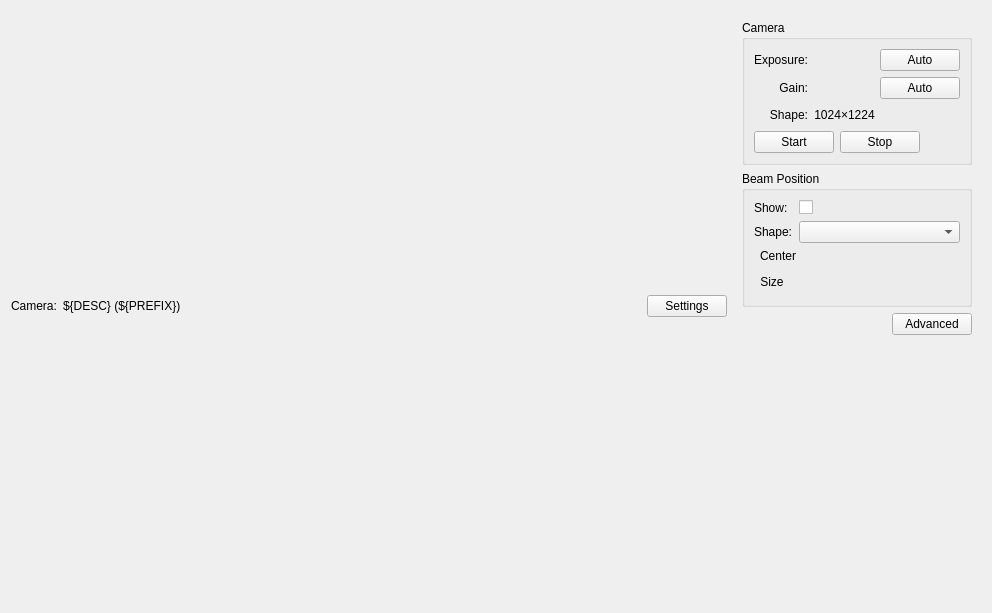
<?xml version="1.0" encoding="UTF-8"?>
<ui version="4.0">
 <class>Form</class>
 <widget class="QWidget" name="Form">
  <property name="geometry">
   <rect>
    <x>0</x>
    <y>0</y>
    <width>992</width>
    <height>613</height>
   </rect>
  </property>
  <property name="windowTitle">
   <string>${DESC}</string>
  </property>
  <layout class="QVBoxLayout" name="verticalLayout_3">
   <item>
    <layout class="QHBoxLayout" name="horizontalLayout" stretch="5,0">
     <item>
      <layout class="QVBoxLayout" name="left_column_layout" stretch="0">
       <item>
        <layout class="QHBoxLayout" name="horizontalLayout_2">
         <item>
          <widget class="PyDMLabel" name="PyDMLabel">
           <property name="sizePolicy">
            <sizepolicy hsizetype="Minimum" vsizetype="Preferred">
             <horstretch>0</horstretch>
             <verstretch>0</verstretch>
            </sizepolicy>
           </property>
           <property name="toolTip">
            <string/>
           </property>
           <property name="text">
            <string>Camera:</string>
           </property>
          </widget>
         </item>
         <item>
          <widget class="PyDMLabel" name="PyDMLabel_2">
           <property name="toolTip">
            <string/>
           </property>
           <property name="text">
            <string>${DESC} (${PREFIX})</string>
           </property>
          </widget>
         </item>
         <item>
          <spacer name="horizontalSpacer">
           <property name="orientation">
            <enum>Qt::Horizontal</enum>
           </property>
           <property name="sizeHint" stdset="0">
            <size>
             <width>40</width>
             <height>20</height>
            </size>
           </property>
          </spacer>
         </item>
         <item>
          <widget class="QPushButton" name="settings_button">
           <property name="text">
            <string>Settings</string>
           </property>
          </widget>
         </item>
        </layout>
       </item>
      </layout>
     </item>
     <item>
      <widget class="QFrame" name="controls_frame">
       <property name="enabled">
        <bool>true</bool>
       </property>
       <property name="frameShape">
        <enum>QFrame::NoFrame</enum>
       </property>
       <property name="frameShadow">
        <enum>QFrame::Raised</enum>
       </property>
       <layout class="QVBoxLayout" name="verticalLayout_7">
        <item>
         <widget class="QGroupBox" name="camera_group_box">
          <property name="title">
           <string>Camera</string>
          </property>
          <layout class="QVBoxLayout" name="verticalLayout_6">
           <item>
            <layout class="QGridLayout" name="gridLayout">
             <item row="4" column="0">
              <widget class="QLabel" name="label_8">
               <property name="text">
                <string>Shape:</string>
               </property>
               <property name="alignment">
                <set>Qt::AlignRight|Qt::AlignTrailing|Qt::AlignVCenter</set>
               </property>
              </widget>
             </item>
             <item row="4" column="1">
              <layout class="QHBoxLayout" name="horizontalLayout_5">
               <property name="spacing">
                <number>0</number>
               </property>
               <item>
                <widget class="PyDMLabel" name="PyDMLabel_5">
                 <property name="toolTip">
                  <string/>
                 </property>
                 <property name="text">
                  <string>1024</string>
                 </property>
                 <property name="alignment">
                  <set>Qt::AlignRight|Qt::AlignTrailing|Qt::AlignVCenter</set>
                 </property>
                 <property name="channel" stdset="0">
                  <string>oph://${CAMERA}_cam_array_size_y</string>
                 </property>
                </widget>
               </item>
               <item>
                <widget class="QLabel" name="label_7">
                 <property name="text">
                  <string>×</string>
                 </property>
                 <property name="alignment">
                  <set>Qt::AlignCenter</set>
                 </property>
                </widget>
               </item>
               <item>
                <widget class="PyDMLabel" name="PyDMLabel_3">
                 <property name="toolTip">
                  <string/>
                 </property>
                 <property name="text">
                  <string>1224</string>
                 </property>
                 <property name="channel" stdset="0">
                  <string>oph://${CAMERA}_cam_array_size_x</string>
                 </property>
                </widget>
               </item>
               <item>
                <spacer name="horizontalSpacer_2">
                 <property name="orientation">
                  <enum>Qt::Horizontal</enum>
                 </property>
                 <property name="sizeHint" stdset="0">
                  <size>
                   <width>40</width>
                   <height>20</height>
                  </size>
                 </property>
                </spacer>
               </item>
              </layout>
             </item>
             <item row="0" column="0">
              <widget class="QLabel" name="label_2">
               <property name="text">
                <string>Exposure:</string>
               </property>
               <property name="alignment">
                <set>Qt::AlignRight|Qt::AlignTrailing|Qt::AlignVCenter</set>
               </property>
              </widget>
             </item>
             <item row="2" column="0">
              <widget class="QLabel" name="label">
               <property name="text">
                <string>Gain:</string>
               </property>
               <property name="alignment">
                <set>Qt::AlignRight|Qt::AlignTrailing|Qt::AlignVCenter</set>
               </property>
              </widget>
             </item>
             <item row="2" column="1">
              <layout class="QHBoxLayout" name="horizontalLayout_6">
               <item>
                <widget class="PyDMSlider" name="PyDMSlider_2">
                 <property name="toolTip">
                  <string/>
                 </property>
                 <property name="rules" stdset="0">
                  <string>[]</string>
                 </property>
                 <property name="channel" stdset="0">
                  <string>oph://${CAMERA}_cam_gain</string>
                 </property>
                 <property name="tickPosition" stdset="0">
                  <enum>QSlider::TicksBelow</enum>
                 </property>
                 <property name="userDefinedLimits" stdset="0">
                  <bool>true</bool>
                 </property>
                 <property name="userMinimum" stdset="0">
                  <double>0.000000000000000</double>
                 </property>
                 <property name="userMaximum" stdset="0">
                  <double>20.000000000000000</double>
                 </property>
                 <property name="num_steps" stdset="0">
                  <number>101</number>
                 </property>
                </widget>
               </item>
               <item>
                <widget class="PyDMPushButton" name="PyDMPushButton_3">
                 <property name="toolTip">
                  <string/>
                 </property>
                 <property name="text">
                  <string>Auto</string>
                 </property>
                 <property name="channel" stdset="0">
                  <string>oph://${CAMERA}_cam_auto_gain</string>
                 </property>
                 <property name="pressValue" stdset="0">
                  <string>1</string>
                 </property>
                </widget>
               </item>
              </layout>
             </item>
             <item row="0" column="1">
              <layout class="QHBoxLayout" name="horizontalLayout_7">
               <item>
                <widget class="PyDMSlider" name="PyDMSlider">
                 <property name="toolTip">
                  <string/>
                 </property>
                 <property name="rules" stdset="0">
                  <string>[]</string>
                 </property>
                 <property name="channel" stdset="0">
                  <string>oph://${CAMERA}_cam_exposure</string>
                 </property>
                 <property name="tickPosition" stdset="0">
                  <enum>QSlider::TicksBelow</enum>
                 </property>
                 <property name="userDefinedLimits" stdset="0">
                  <bool>true</bool>
                 </property>
                 <property name="userMinimum" stdset="0">
                  <double>0.000000000000000</double>
                 </property>
                 <property name="userMaximum" stdset="0">
                  <double>0.200000000000000</double>
                 </property>
                </widget>
               </item>
               <item>
                <widget class="PyDMPushButton" name="PyDMPushButton_4">
                 <property name="toolTip">
                  <string/>
                 </property>
                 <property name="text">
                  <string>Auto</string>
                 </property>
                 <property name="channel" stdset="0">
                  <string>oph://${CAMERA}_cam_auto_exposure</string>
                 </property>
                 <property name="pressValue" stdset="0">
                  <string>1</string>
                 </property>
                </widget>
               </item>
              </layout>
             </item>
            </layout>
           </item>
           <item>
            <layout class="QHBoxLayout" name="horizontalLayout_4">
             <item>
              <widget class="PyDMPushButton" name="PyDMPushButton">
               <property name="toolTip">
                <string/>
               </property>
               <property name="text">
                <string>Start</string>
               </property>
               <property name="rules" stdset="0">
                <string>[{&quot;name&quot;: &quot;enable_acquire_buttons&quot;, &quot;property&quot;: &quot;Enable&quot;, &quot;initial_value&quot;: &quot;False&quot;, &quot;expression&quot;: &quot;ch[0] == 0&quot;, &quot;channels&quot;: [{&quot;channel&quot;: &quot;${PREFIX}cam1:Acquire&quot;, &quot;trigger&quot;: true, &quot;use_enum&quot;: false}]}]</string>
               </property>
               <property name="alarmSensitiveContent" stdset="0">
                <bool>false</bool>
               </property>
               <property name="alarmSensitiveBorder" stdset="0">
                <bool>false</bool>
               </property>
               <property name="channel" stdset="0">
                <string>oph://${CAMERA}_cam_acquire</string>
               </property>
               <property name="passwordProtected" stdset="0">
                <bool>false</bool>
               </property>
               <property name="password" stdset="0">
                <string/>
               </property>
               <property name="protectedPassword" stdset="0">
                <string/>
               </property>
               <property name="showConfirmDialog" stdset="0">
                <bool>false</bool>
               </property>
               <property name="confirmMessage" stdset="0">
                <string>Are you sure you want to proceed?</string>
               </property>
               <property name="pressValue" stdset="0">
                <string>1</string>
               </property>
               <property name="releaseValue" stdset="0">
                <string>None</string>
               </property>
               <property name="relativeChange" stdset="0">
                <bool>false</bool>
               </property>
               <property name="writeWhenRelease" stdset="0">
                <bool>false</bool>
               </property>
              </widget>
             </item>
             <item>
              <widget class="PyDMPushButton" name="PyDMPushButton_2">
               <property name="toolTip">
                <string/>
               </property>
               <property name="text">
                <string>Stop</string>
               </property>
               <property name="rules" stdset="0">
                <string>[{&quot;name&quot;: &quot;enable_acquire_buttons&quot;, &quot;property&quot;: &quot;Enable&quot;, &quot;initial_value&quot;: &quot;&quot;, &quot;expression&quot;: &quot;ch[0] == 1&quot;, &quot;channels&quot;: [{&quot;channel&quot;: &quot;${PREFIX}cam1:Acquire&quot;, &quot;trigger&quot;: true, &quot;use_enum&quot;: false}]}]</string>
               </property>
               <property name="channel" stdset="0">
                <string>oph://${CAMERA}_cam_acquire</string>
               </property>
               <property name="pressValue" stdset="0">
                <string>0</string>
               </property>
              </widget>
             </item>
             <item>
              <spacer name="horizontalSpacer_3">
               <property name="orientation">
                <enum>Qt::Horizontal</enum>
               </property>
               <property name="sizeHint" stdset="0">
                <size>
                 <width>40</width>
                 <height>20</height>
                </size>
               </property>
              </spacer>
             </item>
            </layout>
           </item>
          </layout>
         </widget>
        </item>
        <item>
         <widget class="QGroupBox" name="groupBox_2">
          <property name="title">
           <string>Beam Position</string>
          </property>
          <layout class="QVBoxLayout" name="verticalLayout">
           <item>
            <layout class="QFormLayout" name="formLayout">
             <item row="1" column="0">
              <widget class="QLabel" name="label_3">
               <property name="text">
                <string>Shape:</string>
               </property>
              </widget>
             </item>
             <item row="1" column="1">
              <widget class="PyDMEnumComboBox" name="PyDMEnumComboBox">
               <property name="toolTip">
                <string/>
               </property>
               <property name="channel" stdset="0">
                <string>oph://${CAMERA}_overlays_overlay_1_shape</string>
               </property>
              </widget>
             </item>
             <item row="0" column="0">
              <widget class="QLabel" name="label_4">
               <property name="text">
                <string>Show:</string>
               </property>
              </widget>
             </item>
             <item row="0" column="1">
              <widget class="PyDMCheckbox" name="PyDMCheckbox_3">
               <property name="toolTip">
                <string/>
               </property>
               <property name="channel" stdset="0">
                <string>oph://${CAMERA}_overlays_overlay_1_use</string>
               </property>
              </widget>
             </item>
            </layout>
           </item>
           <item>
            <layout class="QHBoxLayout" name="horizontalLayout_3">
             <item>
              <widget class="PyDMSlider" name="PyDMSlider_3">
               <property name="toolTip">
                <string/>
               </property>
               <property name="channel" stdset="0">
                <string>oph://${CAMERA}_overlays_overlay_1_position_y</string>
               </property>
               <property name="orientation" stdset="0">
                <enum>Qt::Vertical</enum>
               </property>
              </widget>
             </item>
             <item>
              <layout class="QVBoxLayout" name="verticalLayout_4">
               <item>
                <widget class="QLabel" name="label_5">
                 <property name="text">
                  <string>Center</string>
                 </property>
                 <property name="alignment">
                  <set>Qt::AlignCenter</set>
                 </property>
                </widget>
               </item>
               <item>
                <widget class="PyDMSlider" name="PyDMSlider_4">
                 <property name="toolTip">
                  <string/>
                 </property>
                 <property name="channel" stdset="0">
                  <string>oph://${CAMERA}_overlays_overlay_1_position_x</string>
                 </property>
                </widget>
               </item>
              </layout>
             </item>
             <item>
              <spacer name="horizontalSpacer_4">
               <property name="orientation">
                <enum>Qt::Horizontal</enum>
               </property>
               <property name="sizeHint" stdset="0">
                <size>
                 <width>40</width>
                 <height>20</height>
                </size>
               </property>
              </spacer>
             </item>
            </layout>
           </item>
           <item>
            <layout class="QHBoxLayout" name="horizontalLayout_8">
             <item>
              <widget class="PyDMSlider" name="PyDMSlider_6">
               <property name="toolTip">
                <string/>
               </property>
               <property name="channel" stdset="0">
                <string>oph://${CAMERA}_overlays_overlay_1_size_y</string>
               </property>
               <property name="orientation" stdset="0">
                <enum>Qt::Vertical</enum>
               </property>
              </widget>
             </item>
             <item>
              <layout class="QVBoxLayout" name="verticalLayout_5">
               <item>
                <widget class="QLabel" name="label_6">
                 <property name="text">
                  <string>Size</string>
                 </property>
                 <property name="alignment">
                  <set>Qt::AlignCenter</set>
                 </property>
                </widget>
               </item>
               <item>
                <widget class="PyDMSlider" name="PyDMSlider_5">
                 <property name="toolTip">
                  <string/>
                 </property>
                 <property name="channel" stdset="0">
                  <string>oph://${CAMERA}_overlays_overlay_1_size_x</string>
                 </property>
                </widget>
               </item>
              </layout>
             </item>
             <item>
              <spacer name="horizontalSpacer_5">
               <property name="orientation">
                <enum>Qt::Horizontal</enum>
               </property>
               <property name="sizeHint" stdset="0">
                <size>
                 <width>40</width>
                 <height>20</height>
                </size>
               </property>
              </spacer>
             </item>
            </layout>
           </item>
          </layout>
         </widget>
        </item>
        <item>
         <layout class="QHBoxLayout" name="horizontalLayout_9">
          <item>
           <spacer name="horizontalSpacer_6">
            <property name="orientation">
             <enum>Qt::Horizontal</enum>
            </property>
            <property name="sizeHint" stdset="0">
             <size>
              <width>40</width>
              <height>20</height>
             </size>
            </property>
           </spacer>
          </item>
          <item>
           <widget class="QPushButton" name="caqtdm_button">
            <property name="enabled">
             <bool>true</bool>
            </property>
            <property name="toolTip">
             <string>Launch the ADAravis caQtDM window</string>
            </property>
            <property name="text">
             <string>Advanced</string>
            </property>
           </widget>
          </item>
         </layout>
        </item>
        <item>
         <spacer name="verticalSpacer">
          <property name="orientation">
           <enum>Qt::Vertical</enum>
          </property>
          <property name="sizeHint" stdset="0">
           <size>
            <width>20</width>
            <height>40</height>
           </size>
          </property>
         </spacer>
        </item>
       </layout>
      </widget>
     </item>
    </layout>
   </item>
  </layout>
 </widget>
 <customwidgets>
  <customwidget>
   <class>PyDMLabel</class>
   <extends>QLabel</extends>
   <header>pydm.widgets.label</header>
  </customwidget>
  <customwidget>
   <class>PyDMCheckbox</class>
   <extends>QCheckBox</extends>
   <header>pydm.widgets.checkbox</header>
  </customwidget>
  <customwidget>
   <class>PyDMEnumComboBox</class>
   <extends>QComboBox</extends>
   <header>pydm.widgets.enum_combo_box</header>
  </customwidget>
  <customwidget>
   <class>PyDMPushButton</class>
   <extends>QPushButton</extends>
   <header>pydm.widgets.pushbutton</header>
  </customwidget>
  <customwidget>
   <class>PyDMSlider</class>
   <extends>QFrame</extends>
   <header>pydm.widgets.slider</header>
  </customwidget>
 </customwidgets>
 <resources/>
 <connections/>
</ui>
